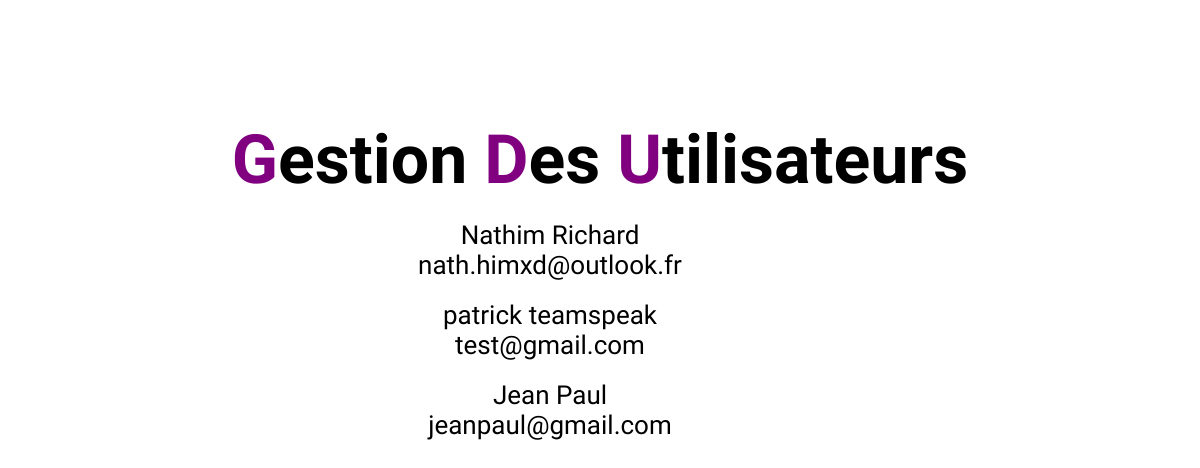
Page /pages/gestionutilisateurs/gestionutilisateurview.php on the earlier database version.
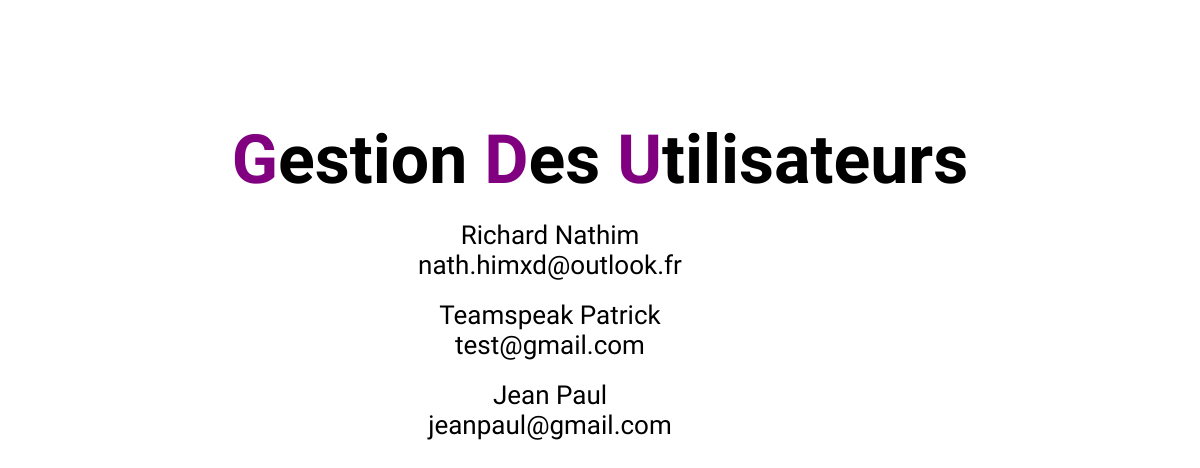
Same page on the later database version.
### tables this page shows
CREATE TABLE `utilisateurs` (
  `idClient` int(11) NOT NULL,
  `nom` varchar(40) NOT NULL,
  `prenom` varchar(40) NOT NULL,
  `adresse` varchar(40) NOT NULL,
  `mail` varchar(40) NOT NULL,
  `motdepasse` varchar(40) NOT NULL,
  `cagnote` int(11) NOT NULL DEFAULT 10000,
  `admin` int(11) NOT NULL DEFAULT 0
);

### web/DAO/utilisateursDAO.php (called while the page is built, shortened)
<?php
class utilisateursDAO
{
        public static function selectalluser()
    {
        include_once 'DTO/utilisateursDTO.php';
        $bdd= databaselinker::getconnexion();
        $resultat=$bdd->prepare('SELECT * FROM prestachope_bdd5.utilisateurs WHERE admin=0 ');
        $resultat->execute();
        $result=$resultat->fetchAll();
        $tab=[];
        foreach ($result as $results)
        {
            $uti= new utilisateursDTO();
            $uti->setIdClient($results['idClient']);
            $uti->setNom($results['nom']);
            $uti->setPrenom($results['prenom']);
            $uti->setAdresse($results['adresse']);
            $uti->setMail($results['mail']);
            $uti->setCagnote($results['cagnote']);
            $uti->setAdmin($results['admin']);
            $tab[]=$uti;
        }
        return $tab;
    }
}

### web/pages/gestionutilisateurs/gestionutilisateurscontrolleur.php (called while the page is built, shortened)
<?php
class gestionutilisateurscontrolleur
{
    public function SelectAllUser()
    {
        include_once 'DAO/utilisateursDAO.php';
        return utilisateursDAO::selectalluser();
    }
}

### web/DTO/utilisateursDTO.php (called while the page is built, shortened)
<?php
	class utilisateursDTO
	{
		private $nom;
		private $prenom;
                private $mail;
                public function getNom() {
                    return $this->nom;
                }
                public function getPrenom() {
                    return $this->prenom;
                }
                public function getMail() {
                    return $this->mail;
                }
                public function setNom($nom): void {
                    $this->nom = $nom;
                }
                public function setPrenom($prenom): void {
                    $this->prenom = $prenom;
                }
                public function setMail($mail): void {
                    $this->mail = $mail;
                }
        }
?>

### web/pages/gestionutilisateurs/gestionutilisateurview.php (the view, shortened to what this page needs)
<!DOCTYPE html>
<html lang="fr">
  <head>
    <link rel="stylesheet" type="text/css" href="assets/css/gestion.css" media="all"/>
  </head>
  <body>
      <div class="conteneur">
          <div class="utilisateur">
              <h1> <span>G</span>estion <span>D</span>es <span>U</span>tilisateurs </h1>
              <?php
              include_once 'gestionutilisateurscontrolleur.php';
              $instanceController=new gestionutilisateurscontrolleur();
              $content=$instanceController->SelectAlluser();
              foreach ($content as $contents)
              {
                  ?>
                    <div class="boxutilisa">
                        <div class="uti">
                            <p> <?php echo $contents->getNom();?>
                            <?php echo $contents->getPrenom(); ?> </p>
                            <p> <?php echo $contents->getMail(); ?> </p>
                        </div>
                        <div class="suppr">
                            <a href="index.php?page=gestion&nom=<?php echo $contents->getNom() ;?>"><i class="fas fa-times"></i></a><br>
                        </div>
                    </div>
                  <?php
              }
              ?>
          </div>
      </div>
 </body>
</html>

Differences in the rows shown:
changed utilisateurs "Richard": nom "Nathim" → "Richard"; prenom "Richard" → "Nathim"
changed utilisateurs "test@gmail.com": nom "patrick" → "Teamspeak"; prenom "teamspeak" → "Patrick"
